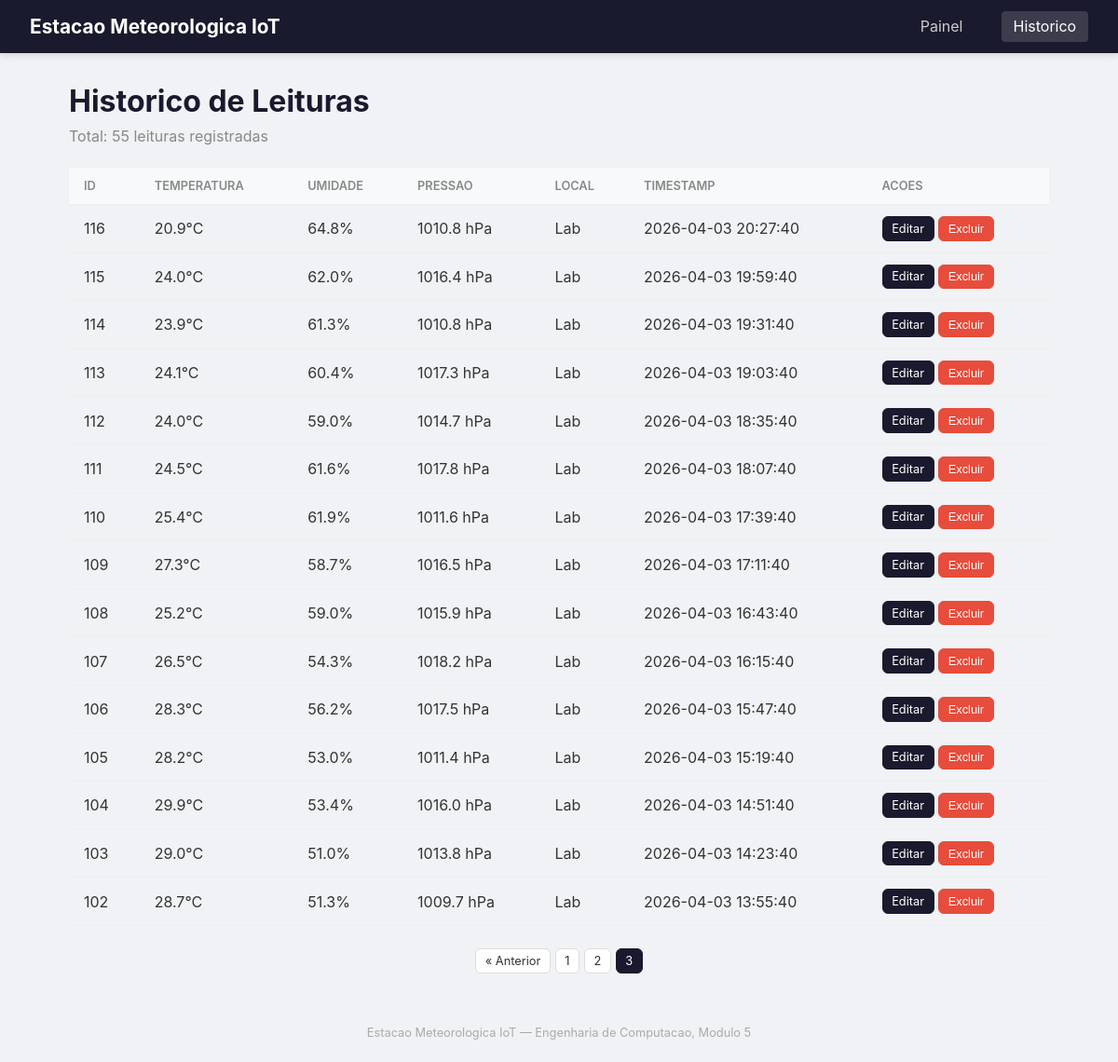
The app's page /leituras?pagina=3 with its own data.
### tables this page shows
CREATE TABLE leituras (
    id INTEGER PRIMARY KEY AUTOINCREMENT,
    temperatura REAL NOT NULL,
    umidade REAL NOT NULL,
    pressao REAL,
    localizacao TEXT DEFAULT 'Lab',
    timestamp DATETIME DEFAULT (datetime('now','localtime'))
);

### app.py (the view, shortened to what this page needs)
@app.route('/leituras', methods=['GET'])
def listar():
    pagina = request.args.get('pagina', 1, type=int)
    por_pagina = request.args.get('por_pagina', 20, type=int)
    offset = (pagina - 1) * por_pagina
    leituras = listar_leituras(limite=por_pagina, offset=offset)
    total = contar_leituras()
    total_paginas = (total + por_pagina - 1) // por_pagina
    return render_template(
        'historico.html',
        leituras=leituras,
        pagina=pagina,
        total_paginas=total_paginas,
        total=total
    )

### database.py (called while the page is built)
def get_db_connection():
    conn = sqlite3.connect(DATABASE, timeout=10)
    conn.execute('PRAGMA journal_mode=WAL')
    conn.execute('PRAGMA busy_timeout=5000')
    conn.row_factory = sqlite3.Row
    return conn

def listar_leituras(limite=50, offset=0):
    conn = get_db_connection()
    leituras = conn.execute(
        'SELECT * FROM leituras ORDER BY id DESC LIMIT ? OFFSET ?',
        (limite, offset)
    ).fetchall()
    conn.close()
    return [dict(l) for l in leituras]

def contar_leituras():
    conn = get_db_connection()
    total = conn.execute('SELECT COUNT(*) FROM leituras').fetchone()[0]
    conn.close()
    return total

### templates/historico.html (shortened to what this page needs)
{% extends "base.html" %}
{% block content %}
<h1>Historico de Leituras</h1>
<p class="subtitle">Total: {{ total }} leituras registradas</p>
<div class="table-wrapper">
    <table>
        <thead>
            <tr>
                <th>ID</th>
                <th>Temperatura</th>
                <th>Umidade</th>
                <th>Pressao</th>
                <th>Local</th>
                <th>Timestamp</th>
                <th>Acoes</th>
            </tr>
        </thead>
        <tbody>
            {% for l in leituras %}
            <tr id="row-{{ l.id }}">
                <td>{{ l.id }}</td>
                <td>{{ l.temperatura }}&#176;C</td>
                <td>{{ l.umidade }}%</td>
                <td>{{ l.pressao if l.pressao else '--' }} hPa</td>
                <td>{{ l.localizacao }}</td>
                <td>{{ l.timestamp }}</td>
                <td class="acoes">
                    <a href="{{ url_for('detalhe', id=l.id) }}" class="btn btn-sm btn-primary">Editar</a>
                    <button class="btn btn-sm btn-danger" onclick="deletarLeitura({{ l.id }})">Excluir</button>
                </td>
            </tr>
            {% endfor %}
        </tbody>
    </table>
</div>
{% if total_paginas > 1 %}
<div class="paginacao">
    {% if pagina > 1 %}
    <a href="{{ url_for('listar', pagina=pagina-1) }}" class="btn btn-sm">&laquo; Anterior</a>
    {% endif %}
    {% for p in range(1, total_paginas + 1) %}
        {% if p == pagina %}
        <span class="btn btn-sm btn-primary">{{ p }}</span>
        {% elif p <= 3 or p >= total_paginas - 2 or (p >= pagina - 1 and p <= pagina + 1) %}
        <a href="{{ url_for('listar', pagina=p) }}" class="btn btn-sm">{{ p }}</a>
        {% elif p == 4 or p == total_paginas - 3 %}
        <span class="btn btn-sm">...</span>
        {% endif %}
    {% endfor %}
</div>
{% endif %}
{% endblock %}

### static/css/style.css (style rules this page uses)
* { margin: 0; padding: 0; box-sizing: border-box; }
body { font-family: -apple-system, BlinkMacSystemFont, 'Segoe UI', Roboto, sans-serif; background: #f0f2f5; color: #333; min-height: 100vh; display: flex; flex-direction: column; }
.table-wrapper { overflow-x: auto; }
table { width: 100%; border-collapse: collapse; }
th, td { padding: 0.75rem 1rem; text-align: left; border-bottom: 1px solid #eee; }
th { background: #f8f9fa; font-size: 0.8rem; text-transform: uppercase; color: #888; font-weight: 600; }
td.acoes { white-space: nowrap; }
.btn { display: inline-block; padding: 0.5rem 1rem; border: 1px solid #ddd; border-radius: 6px; background: #fff; color: #333; cursor: pointer; font-size: 0.9rem; text-decoration: none; transition: all 0.2s; }
.btn-primary { background: #1a1a2e; color: #fff; border-color: #1a1a2e; }
.btn-danger { background: #e74c3c; color: #fff; border-color: #e74c3c; }
.btn-sm { padding: 0.3rem 0.6rem; font-size: 0.8rem; }
.paginacao { display: flex; justify-content: center; gap: 0.3rem; margin-top: 1.5rem; flex-wrap: wrap; }
.subtitle { color: #888; margin-bottom: 1.5rem; }
h1 { margin-bottom: 0.5rem; color: #1a1a2e; }

### records on screen
leituras: id "116", temperatura "20.9", umidade "64.8", pressao "1010.8", localizacao "Lab", timestamp "2026-04-03 20:27:40"
leituras: id "115", temperatura "24.0", umidade "62.0", pressao "1016.4", localizacao "Lab", timestamp "2026-04-03 19:59:40"
leituras: id "114", temperatura "23.9", umidade "61.3", pressao "1010.8", localizacao "Lab", timestamp "2026-04-03 19:31:40"
leituras: id "113", temperatura "24.1", umidade "60.4", pressao "1017.3", localizacao "Lab", timestamp "2026-04-03 19:03:40"
leituras: id "112", temperatura "24.0", umidade "59.0", pressao "1014.7", localizacao "Lab", timestamp "2026-04-03 18:35:40"
leituras: id "111", temperatura "24.5", umidade "61.6", pressao "1017.8", localizacao "Lab", timestamp "2026-04-03 18:07:40"
leituras: id "110", temperatura "25.4", umidade "61.9", pressao "1011.6", localizacao "Lab", timestamp "2026-04-03 17:39:40"
leituras: id "109", temperatura "27.3", umidade "58.7", pressao "1016.5", localizacao "Lab", timestamp "2026-04-03 17:11:40"
leituras: id "108", temperatura "25.2", umidade "59.0", pressao "1015.9", localizacao "Lab", timestamp "2026-04-03 16:43:40"
leituras: id "107", temperatura "26.5", umidade "54.3", pressao "1018.2", localizacao "Lab", timestamp "2026-04-03 16:15:40"
leituras: id "106", temperatura "28.3", umidade "56.2", pressao "1017.5", localizacao "Lab", timestamp "2026-04-03 15:47:40"
leituras: id "105", temperatura "28.2", umidade "53.0", pressao "1011.4", localizacao "Lab", timestamp "2026-04-03 15:19:40"
leituras: id "104", temperatura "29.9", umidade "53.4", pressao "1016.0", localizacao "Lab", timestamp "2026-04-03 14:51:40"
leituras: id "103", temperatura "29.0", umidade "51.0", pressao "1013.8", localizacao "Lab", timestamp "2026-04-03 14:23:40"
leituras: id "102", temperatura "28.7", umidade "51.3", pressao "1009.7", localizacao "Lab", timestamp "2026-04-03 13:55:40"

### other values on screen
{{ total }} "55"
{{ p }} "1" "2"
{{ p }} "3"
